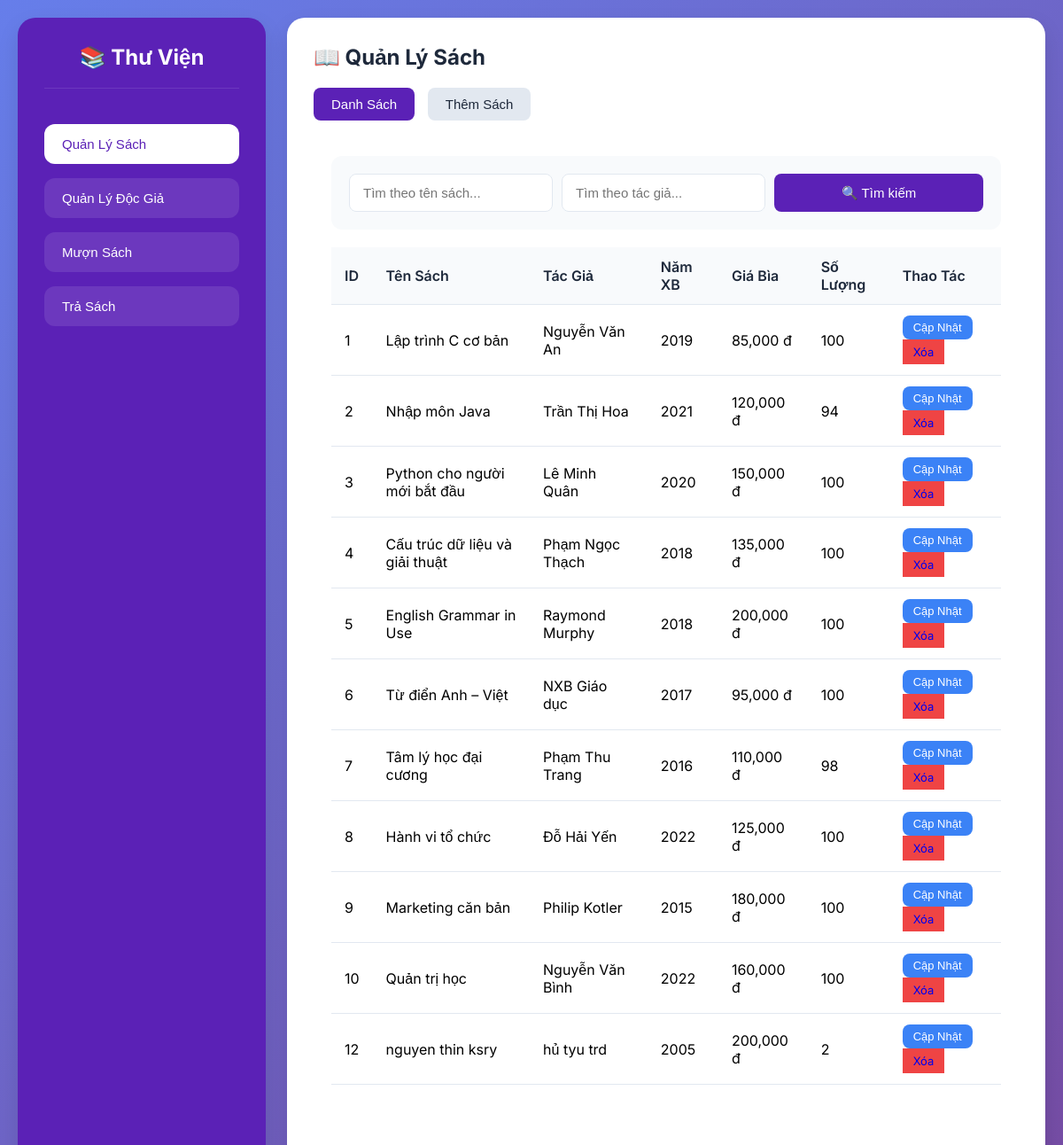
Before: / with the older database file.
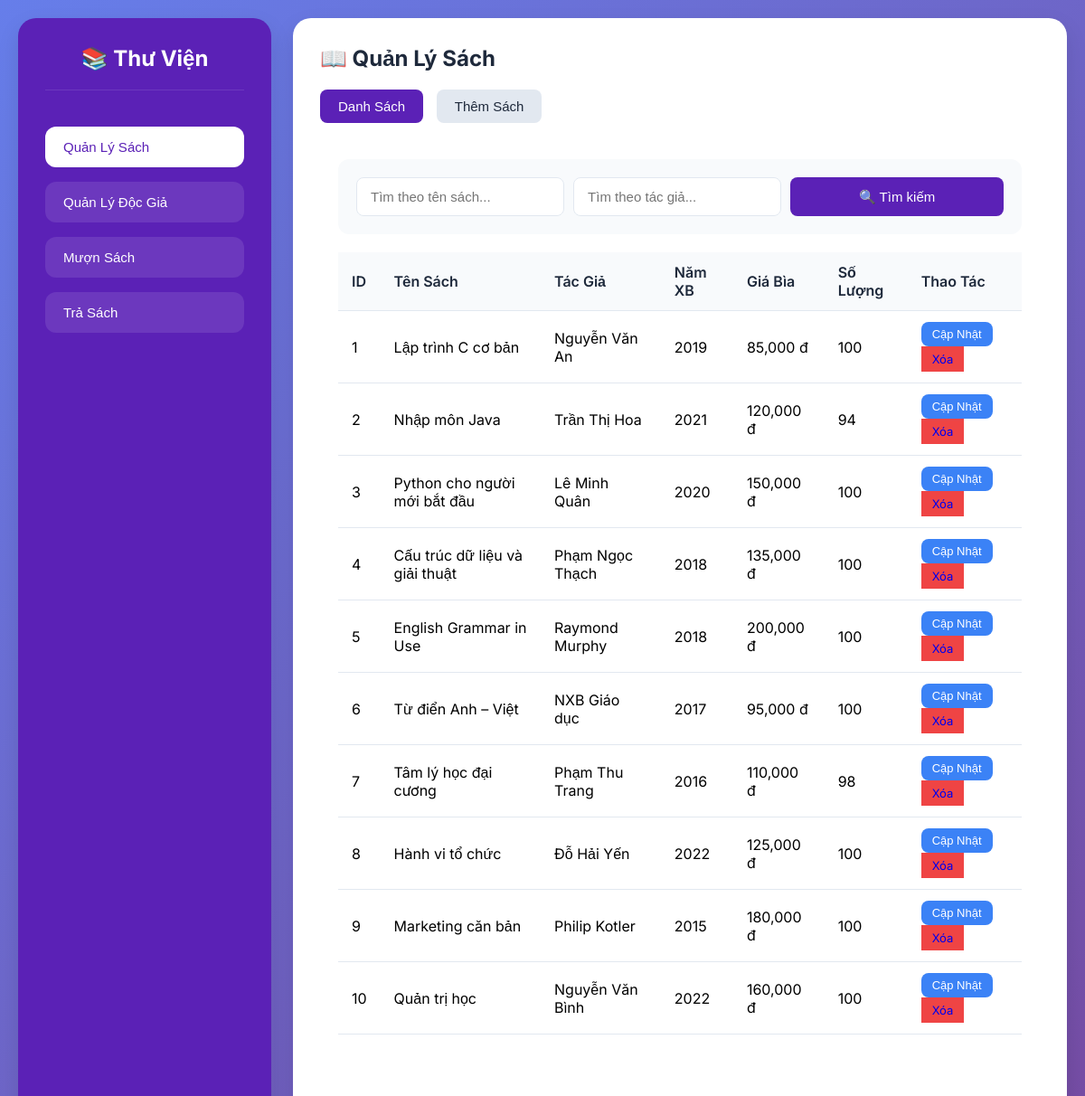
After: the same page with the newer database file.
### tables this page shows
CREATE TABLE `sach` (
  `id` int(11) NOT NULL,
  `ten` varchar(255) NOT NULL,
  `tacgia` varchar(255) NOT NULL,
  `namxuatban` int(11) NOT NULL,
  `giabia` bigint(20) NOT NULL,
  `soluong` int(11) NOT NULL DEFAULT 0,
  `tao_luc` timestamp NOT NULL DEFAULT current_timestamp(),
  `cap_nhat_luc` timestamp NOT NULL DEFAULT current_timestamp() ON UPDATE current_timestamp()
);

### index.php (the view, shortened to what this page needs)
<?php
include 'db.php';
$search_keyword = $_POST['search_keyword'] ?? '';
$search_category = $_POST['search_category'] ?? '';
?>
<!doctype html>
<html lang="vi">
<head>
<link rel="stylesheet" href="style.css">
</head>
<body>
  <div class="sidebar">
    <h1>📚 Thư Viện</h1>
    <ul class="sidebar-menu">
      <li><button onclick="showForm('list-books')">Quản Lý Sách</button></li>
      <li><button onclick="showForm('list-readers')">Quản Lý Độc Giả</button></li>
      <li><button onclick="showForm('borrow-book')">Mượn Sách</button></li>
      <li><button onclick="showForm('return-book')">Trả Sách</button></li>
    </ul>
  </div>
  <div class="main-content">
    <div data-id="list-books" class="form-section">
      <h2>📖 Quản Lý Sách</h2>
      <div style="margin-bottom: 20px;">
        <button onclick="showBookTab('list')" id="tab-list" class="tab-btn active">Danh Sách</button>
        <button onclick="showBookTab('add')" id="tab-add" class="tab-btn">Thêm Sách</button>
      </div>
      <div id="book-list" class="book-tab active">
        <form method="post" class="search-box">
          <input name="search_keyword" placeholder="Tìm theo tên sách..." value="<?= htmlspecialchars($search_keyword) ?>">
          <input name="search_category" placeholder="Tìm theo tác giả..." value="<?= htmlspecialchars($search_category) ?>">
          <button name="search_books">🔍 Tìm kiếm</button>
        </form>
        <?php
        $sql = "SELECT * FROM sach WHERE 1=1";
        $sql .= " ORDER BY id";
        $stmt = $conn->prepare($sql);
        $stmt->execute();
        $books = $stmt->get_result();
        ?>
        <table>
          <tr>
            <th>ID</th>
            <th>Tên Sách</th>
            <th>Tác Giả</th>
            <th>Năm XB</th>
            <th>Giá Bìa</th>
            <th>Số Lượng</th>
            <th>Thao Tác</th>
          </tr>
          <?php while($book = $books->fetch_assoc()): ?>
            <tr>
              <td><?= $book['id'] ?></td>
              <td><?= htmlspecialchars($book['ten']) ?></td>
              <td><?= htmlspecialchars($book['tacgia']) ?></td>
              <td><?= $book['namxuatban'] ?></td>
              <td><?= number_format($book['giabia']) ?> đ</td>
              <td><?= $book['soluong'] ?></td>
              <td>
                <button class="btn-action btn-edit" onclick="editBook(<?= $book['id'] ?>, '<?= addslashes($book['ten']) ?>', '<?= addslashes($book['tacgia']) ?>', <?= $book['namxuatban'] ?>, <?= $book['giabia'] ?>, <?= $book['soluong'] ?>)">Cập Nhật</button>
                <a href="?delete_book=<?= $book['id'] ?>" onclick="return confirm('Xác nhận xóa sách này?')" class="btn-action btn-delete" style="text-decoration: none;">Xóa</a>
              </td>
            </tr>
          <?php endwhile; ?>
        </table>
      </div>
    </div>
</body>
</html>

### style.css (style rules this page uses)
* { margin: 0; padding: 0; box-sizing: border-box; }
body { font-family: Inter, sans-serif; background: linear-gradient(135deg, #667eea 0%, #764ba2 100%); min-height: 100vh; display: flex; padding: 20px; }
.sidebar { width: 280px; background: #5b21b6; min-height: 100vh; padding: 30px; margin-right: 24px; border-radius: 20px; box-shadow: 0 10px 25px rgba(0,0,0,0.1); }
.sidebar h1 { color: white; font-size: 24px; margin-bottom: 40px; padding-bottom: 20px; border-bottom: 1px solid rgba(255,255,255,0.1); text-align: center; }
.sidebar-menu { list-style: none; padding: 0; }
.sidebar-menu li { margin-bottom: 16px; }
.sidebar-menu button { width: 100%; padding: 14px 20px; border: none; background: rgba(255,255,255,0.1); color: white; border-radius: 12px; text-align: left; cursor: pointer; transition: all 0.3s ease; font-size: 15px; font-weight: 500; }
.sidebar-menu button.active { background: white; color: #5b21b6; }
.main-content { background: white; border-radius: 20px; padding: 30px; flex: 1; box-shadow: 0 10px 25px rgba(0,0,0,0.1); max-height: calc(100vh - 40px); overflow-y: auto; }
.form-section { display: none; }
.form-section.active { display: block; }
.form-section h2 { color: #1e293b; margin-bottom: 20px; font-size: 24px; }
input, select, textarea, button { width: 100%; padding: 12px 15px; border: 1px solid #e2e8f0; border-radius: 8px; font-size: 15px; transition: all 0.3s; }
button { background: #5b21b6; color: white; border: none; font-weight: 500; cursor: pointer; padding: 12px 20px; }
table { width: 100%; border-collapse: separate; border-spacing: 0; margin: 20px 0; }
th, td { padding: 12px 15px; text-align: left; border-bottom: 1px solid #e2e8f0; }
th { background: #f8fafc; color: #1e293b; font-weight: 600; position: sticky; top: 0; }
.btn-action { padding: 6px 12px; font-size: 13px; margin-right: 5px; width: auto; display: inline-block; }
.btn-edit { background: #3b82f6; }
.btn-delete { background: #ef4444; }
.search-box { display: flex; gap: 10px; margin-bottom: 20px; padding: 20px; background: #f8fafc; border-radius: 12px; }
.tab-btn { background: #e2e8f0; color: #1e293b; padding: 10px 20px; border: none; border-radius: 8px; margin-right: 10px; cursor: pointer; font-weight: 500; width: auto; }
.tab-btn.active { background: #5b21b6; color: white; }
.book-tab { display: none; }
.book-tab.active { display: block; }
.book-tab { background: white; padding: 20px; border-radius: 8px; margin-top: 20px; }

Changed rows visible on the page:
removed sach: id "12", ten "nguyen thin ksry", tacgia "hủ tyu trd", namxuatban "2005", giabia "200,000", soluong "2"
